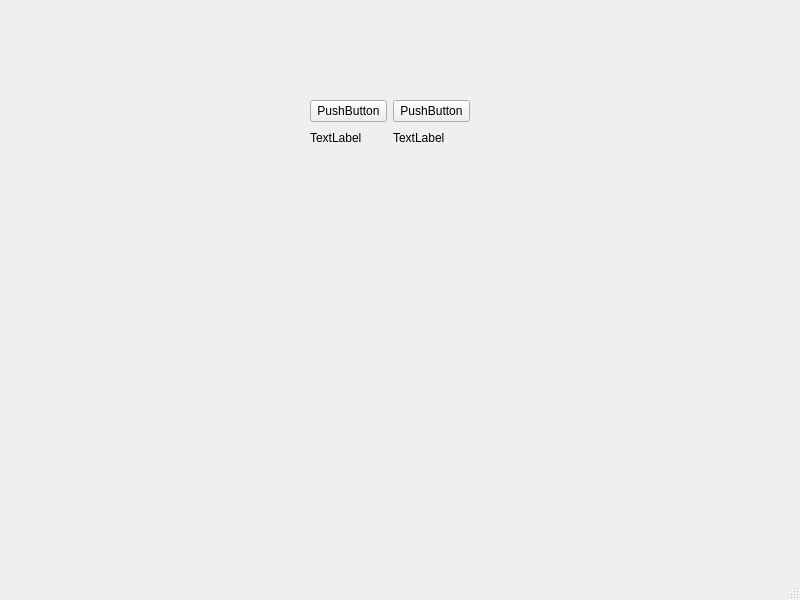
<?xml version="1.0" encoding="UTF-8"?>
<ui version="4.0">
 <class>MainWindow</class>
 <widget class="QMainWindow" name="MainWindow">
  <property name="geometry">
   <rect>
    <x>0</x>
    <y>0</y>
    <width>800</width>
    <height>600</height>
   </rect>
  </property>
  <property name="windowTitle">
   <string>MainWindow</string>
  </property>
  <widget class="QWidget" name="centralwidget">
   <widget class="QWidget" name="">
    <property name="geometry">
     <rect>
      <x>310</x>
      <y>100</y>
      <width>160</width>
      <height>47</height>
     </rect>
    </property>
    <layout class="QVBoxLayout" name="verticalLayout">
     <item>
      <layout class="QHBoxLayout" name="horizontalLayout">
       <item>
        <widget class="QPushButton" name="pushButton">
         <property name="text">
          <string>PushButton</string>
         </property>
        </widget>
       </item>
       <item>
        <widget class="QPushButton" name="pushButton_2">
         <property name="text">
          <string>PushButton</string>
         </property>
        </widget>
       </item>
      </layout>
     </item>
     <item>
      <layout class="QHBoxLayout" name="horizontalLayout_2">
       <item>
        <widget class="QLabel" name="label_2">
         <property name="text">
          <string>TextLabel</string>
         </property>
        </widget>
       </item>
       <item>
        <widget class="QLabel" name="label">
         <property name="text">
          <string>TextLabel</string>
         </property>
        </widget>
       </item>
      </layout>
     </item>
    </layout>
   </widget>
  </widget>
  <widget class="QMenuBar" name="menubar">
   <property name="geometry">
    <rect>
     <x>0</x>
     <y>0</y>
     <width>800</width>
     <height>23</height>
    </rect>
   </property>
  </widget>
  <widget class="QStatusBar" name="statusbar"/>
 </widget>
 <resources/>
 <connections/>
</ui>
